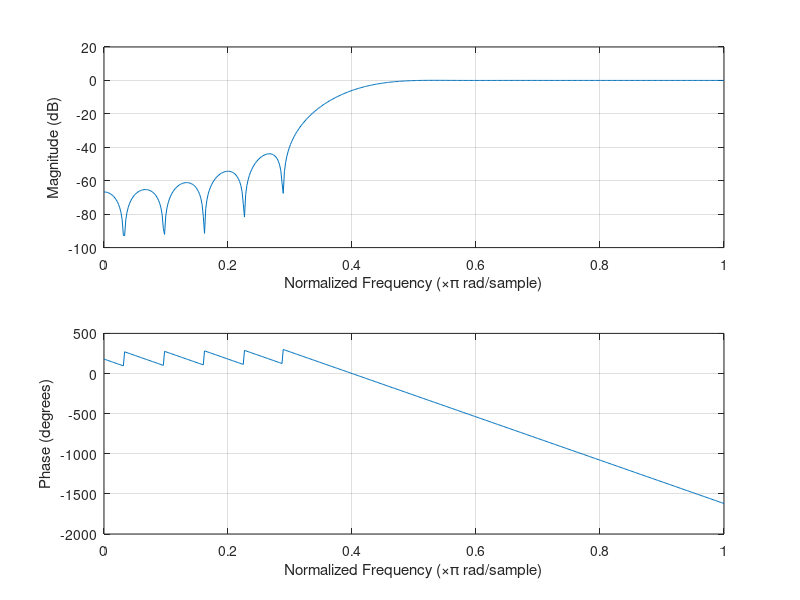
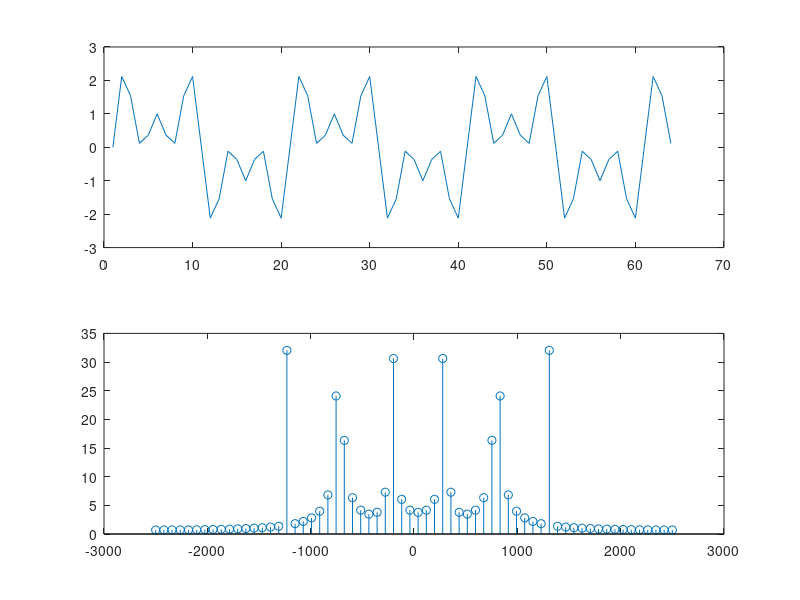
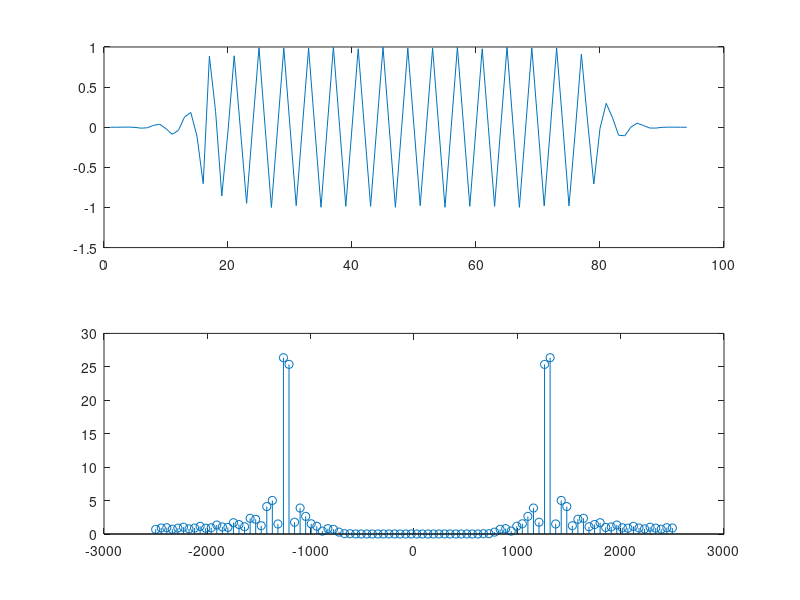

MATLAB code to generate these figures, in order:
clear;clc;close all

%Filtro pasa todo (Pasa bajo con fc=fm/2=2.5khz)
M=31;
W=hanning(31);
fm=5000;

fc1=fm/2;
wc1=2*pi*fc1/fm;
wm1=wc1/pi;

hd1=wm1*sinc(wm1*( (-(M-1)/2):(M-1)/2) );
h1=hd1.*W';

freqz(h1,1);
pause

%Filtro pasa bajo con fc=1khz
fc2=1000;
wc2=2*pi*fc2/fm;
wm2=wc2/pi;

hd2=wm2*sinc(wm2*( (-(M-1)/2):(M-1)/2)  );
W=hanning(31);
h2=hd2.*W';

freqz(h2,1);
pause

%Resta de ambos filtros
h=h1-h2;
freqz(h,1);

t=[0:1/fm:63/fm];
s1=sin(2*pi*250*t);
s2=sin(2*pi*750*t);
s3=sin(2*pi*1250*t);
s=s1+s2+s3;

figure
subplot(2,1,1)
plot(s)

espectro=fftshift(abs(fft(s)));
frec=linspace(-fm/2,fm/2,length(s));
subplot(2,1,2)
stem(frec,espectro)

s2=conv(s,h);
pause
figure
subplot(2,1,1)
plot(s2)
espectro=fftshift(abs(fft(s2)));
frec=linspace(-fm/2,fm/2,length(s2));
subplot(2,1,2)
stem(frec,espectro)